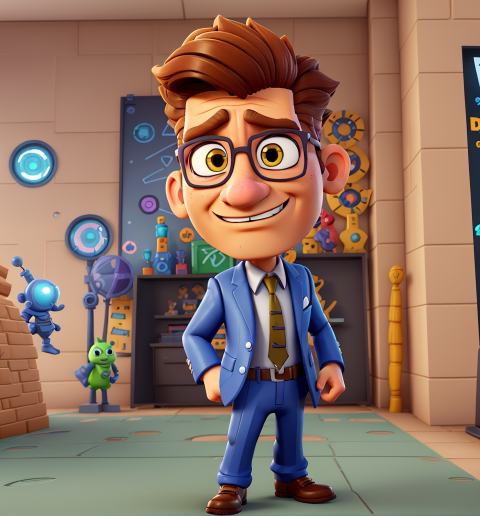
#> input picture bg.jpg, 960 x 1032 px (shown at 1/2 size); its folder holds only this picture in this run
$ python -i gui_practice.py   (imports and definitions only)
#> lines starting #> are read from the running program, lines starting #| are printed output that depends on the picture
from tkinter import *
from tkinter import filedialog
from PIL import Image
from PIL import ImageTk
import tkinter as tk
import cv2
import imutils
import numpy as np

# [52 lines left out: function detect_color, not called in this run]


def select_image():
    path_image = filedialog.askopenfilename(filetypes=[
        ('image', '.jpg'),
        ('image', '.jpeg'),
        ('image', '.png')
    ])
#> the answer given: bg.jpg

    if len(path_image) > 0:
        global image

        image = cv2.imread(path_image)
#> image is the input picture: shape (1032, 960, 3); mean B, G, R 97.9, 111.3, 138.2
        image = imutils.resize(image, height=380)
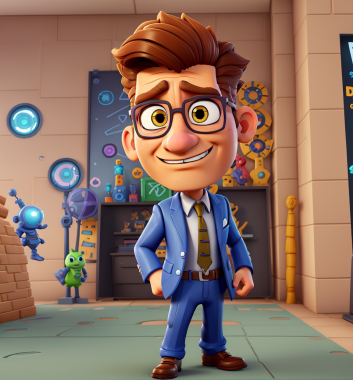
#> image: shape (380, 353, 3); mean B, G, R 97.9, 111.3, 138.2

        image_to_show = imutils.resize(image, width=180)
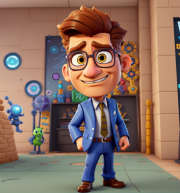
#> image_to_show: shape (193, 180, 3); mean B, G, R 97.9, 111.3, 138.2
        image_to_show = cv2.cvtColor(image_to_show, cv2.COLOR_BGR2RGB)
        im = Image.fromarray(image_to_show)
        img = ImageTk.PhotoImage(image=im)

#> (the run stopped early here; a loop or call above may not have finished)

$ run again, on me.png
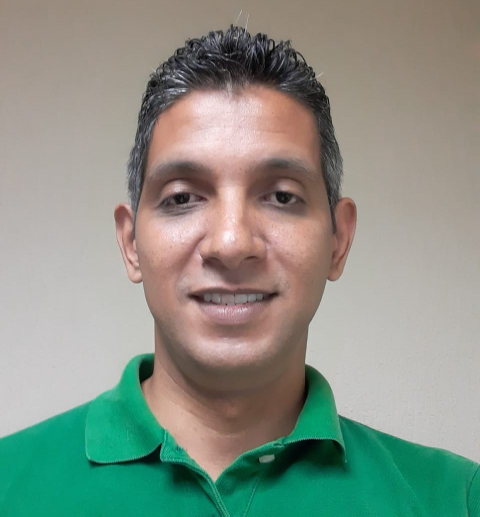
#> input picture me.png, 960 x 1033 px (shown at 1/2 size)
#> in select_image, image is the input picture: shape (1033, 960, 3); mean B, G, R 134.3, 146.5, 136.9
#> in select_image, `image = imutils.resize(image, height=380)`:
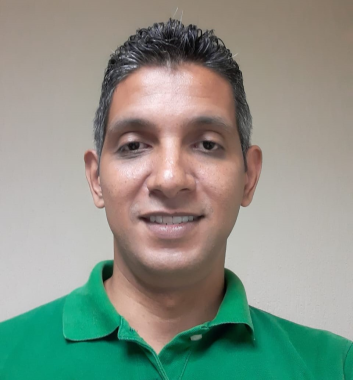
#> image: shape (380, 353, 3); mean B, G, R 134.3, 146.5, 136.9
